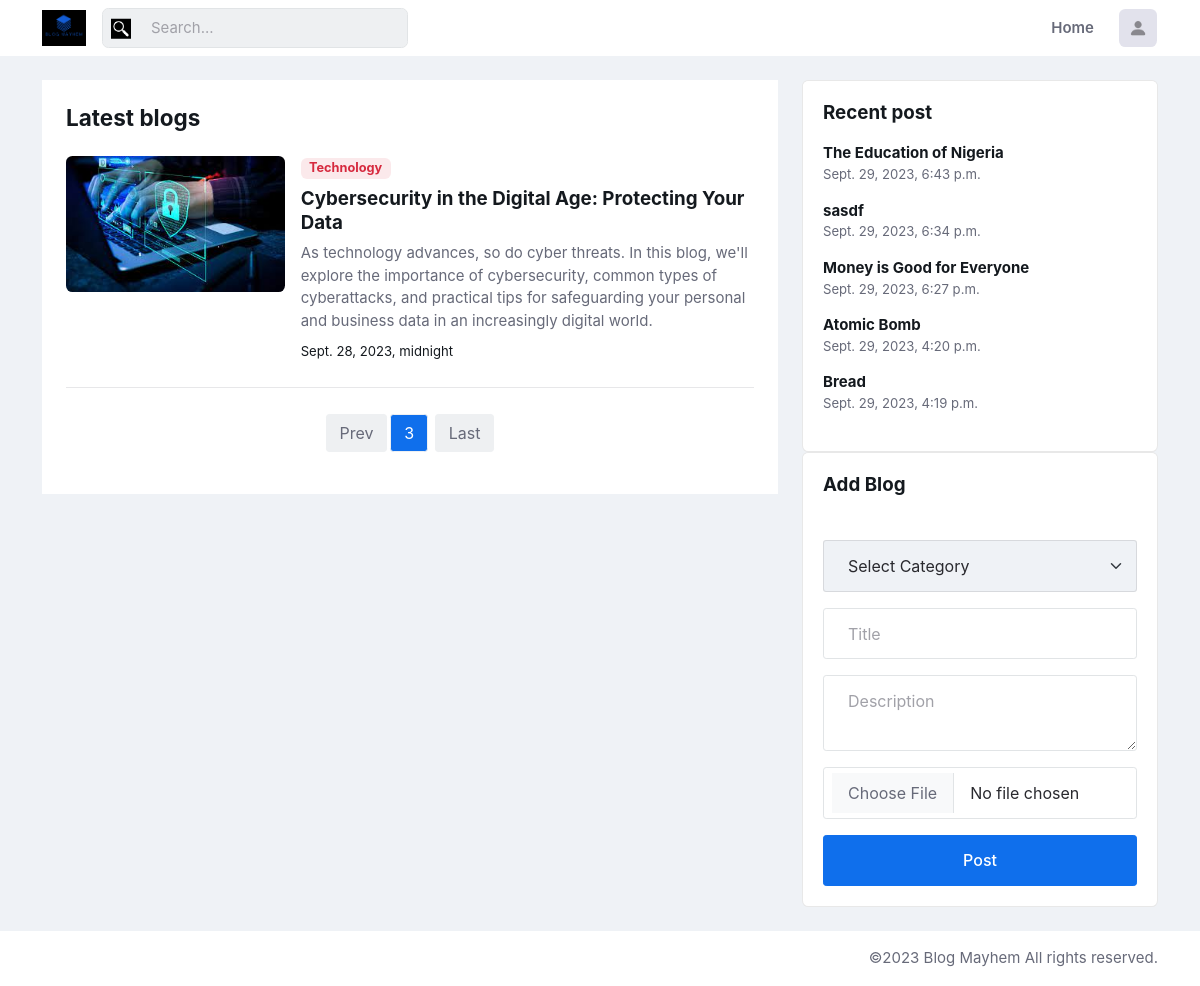
Page /page/3 on the committed database.
### base/models.py (models this page shows, shortened)
class Blog(models.Model):
    title = models.CharField(max_length=255)
    category = models.ForeignKey(Category, on_delete=models.CASCADE)
    description = models.TextField()
    image = models.ImageField(upload_to="images", storage=FileSystemStorage("base/static"))
    user = models.ForeignKey(User, on_delete=models.CASCADE)
    created = models.DateTimeField(auto_created=True, auto_now_add=True)

class Category(models.Model):
    title = models.CharField(max_length=30)
    def __str__(self):
        return f"{self.title}"

### base/views.py (the view)
# urls.py: path("page/<int:page>", views.page, name="home"),
def page(request, page=1):
    blogs = Blog.objects.order_by("-created")
    paginator = Paginator(blogs, 5)  # Show 10 blogs per page
    page_obj = paginator.get_page(page)
    recent = Blog.objects.order_by("-created")[:5]
    categories = Category.objects.all()
    context = {
        "blogs": page_obj,
        "categories": categories,
        "recent": recent,
    }
    return render(request, "blog.html", context)

### base/templates/blog.html (shortened to what this page needs)
{% extends "base.html" %}
{% load static %}
{% block content %}
<main>
  <div class="container">
    <div class="row g-4">
      <div class="col-lg-8">
        <div class="bg-mode p-4">
          <h1 class="h4 mb-4">Latest blogs</h1>
          {% for blog in blogs %}
          <div class="card bg-transparent border-0">
            <div class="row g-3">
              <div class="col-4">
                <img class="rounded" src="{% static blog.image.url %}" alt="">
              </div>
              <div class="col-8">
                <a class="badge bg-danger bg-opacity-10 text-danger mb-2 fw-bold">{{blog.category}}</a>
                <h5><a href="{% url "details" blog.id %}" class="btn-link  text-reset fw-bold">{{blog.title}}</a></h5>
                <div class="d-none d-sm-inline-block">
                  <p class="mb-2">{{blog.description}}</p>
                  <a class="small text-secondary" href="{% url "details" blog.id %}">{{blog.created}}</a>
                </div>
              </div>
            </div>
          </div>
          <hr class="my-4">
          {% endfor %}
          <div class="mt-4">
            <nav aria-label="navigation">
              <ul class="pagination pagination-light d-inline-block d-md-flex justify-content-center">
                <li class="page-item ">
                  {% if blogs.has_previous %}
                  <a class="page-link" href="{% url "home" blogs.previous_page_number %}">Prev</a>
                  {% endif %}
                </li>
                <li class="page-item active"><a class="page-link" href="{% url "home" %}">{{blogs.number}}</a></li>
                <li class="page-item">
                  <a class="page-link" href="{% url "home" blogs.paginator.num_pages %}">Last</a>
                </li>
              </ul>
            </nav>
          </div>
        </div>
      </div>
      <div class="col-lg-4">
        <div class="row g-4">
          <div class="col-sm-6 col-lg-12">
            <div class="card">
              <div class="card-header pb-0 border-0">
                <h5 class="card-title mb-0">Recent post</h5>
              </div>
              <div class="card-body">
                {% for blog in recent %}
                <div class="mb-3">
                  <h6 class="mb-0"><a href="{% url "details" blog.id %}">{{blog.title}}</a></h6>
                  <small>{{blog.created}}</small>
                </div>
                {% endfor %}
              </div>
            </div>
          </div>
        </div>
        <div class="col-sm-6 col-lg-12">
          <div class="card">
            <div class="card-header pb-0 border-0">
              <h5 class="card-title mb-0">Add Blog</h5>
            </div>
            <div class="card-body">
              <form class="mt-sm-4" method="post" enctype="multipart/form-data" action="{% url "add_blog" %}">
                <div class="mb-3 input-group-lg">
                  <select name="category" class="form-select" placeholder="Category" required>
                    <option value="">Select Category</option>
                  </select>
                </div>
                <div class="mb-3 input-group-lg">
                    <input type="text" name="title" class="form-control" placeholder="Title" required>
                </div>
                <div class="mb-3 input-group-lg">
                    <textarea name="description" class="form-control" placeholder="Description" required></textarea>
                </div>
                <div class="mb-3 input-group-lg">
                    <input type="file" name="image" class="form-control" accept="image/*" required>
                </div>
                <div class="d-grid"><button type="submit" class="btn btn-lg btn-primary">Post</button></div>
            </form>
            </div>
          </div>
        </div>
      </div>
    </div>
  </div>
</main>
{% endblock content %}

### rows in the picture
Blog: image (picture), category "Technology", title "Cybersecurity in the Digital Age: Protecting Your Data", description "As technology advances, so do cyber threats. In this blog, we'll explore the importance of cybersecurity, common types of cyberattacks, and practical tips for safeguarding your personal and business data in an increasingly digital world.", created "Sept. 28, 2023, midnight"
Blog: title "The Education of Nigeria", created "Sept. 29, 2023, 6:43 p.m."
Blog: title "sasdf", created "Sept. 29, 2023, 6:34 p.m."
Blog: title "Money is Good for Everyone", created "Sept. 29, 2023, 6:27 p.m."
Blog: title "Atomic Bomb", created "Sept. 29, 2023, 4:20 p.m."
Blog: title "Bread", created "Sept. 29, 2023, 4:19 p.m."

### other values in the picture
{{ blogs.number }} "3"
